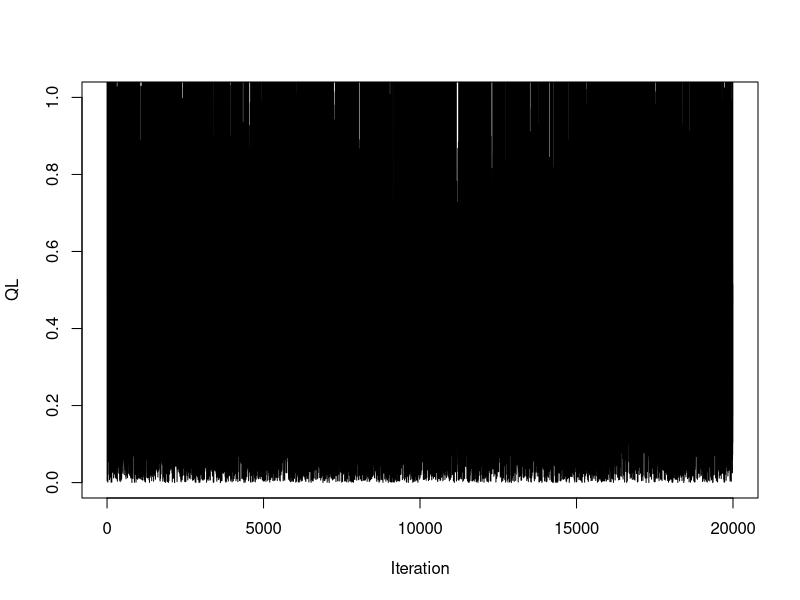
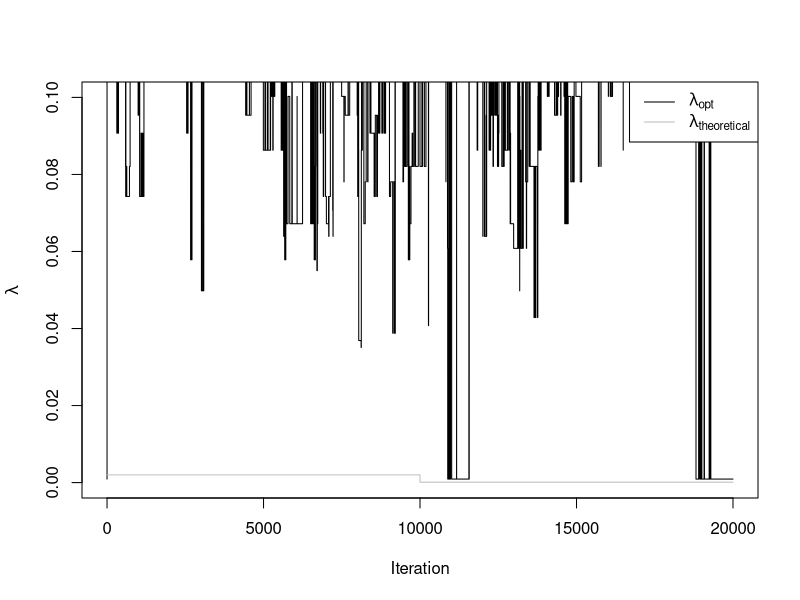
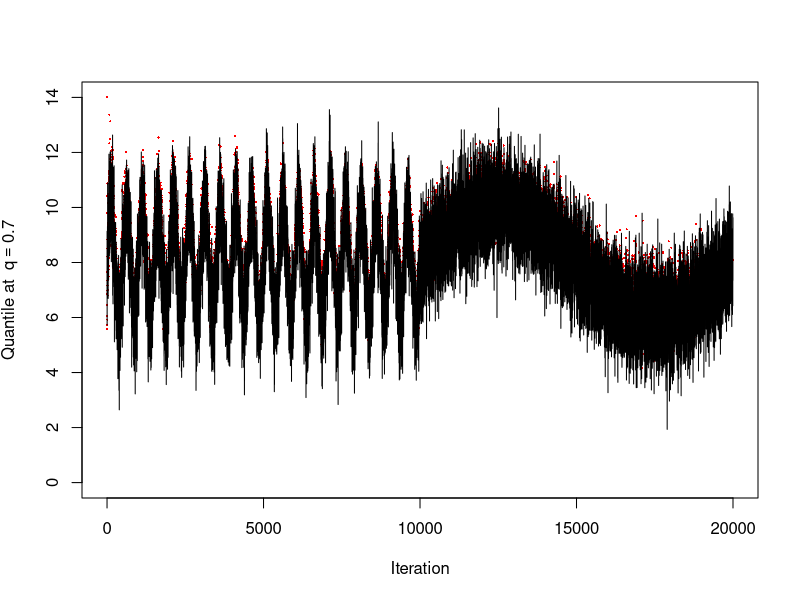

Recreate these plots in R, in order.
## ---- chunk 1
library (dplyr)
## ---- chunk 2
rm (list = ls())
set.seed (1234)
## ---- chunk 3
D1 <- function (q_prob, q_hat) {
    return(q_prob * q_hat)
}
D2 <- function (q_prob, q_hat) {
    return((1 - q_prob) * q_hat)
}

# Incremental Algorithm (returns next iteration quantile estimates for each lambda_vec value)
DUMIQE <- function (t, x_obs, q_hat_t, lambda_vec, q_prob) {
    if (t == 0) { # Initialization step 
    Q_min <- 14 # I'm choosing a different value until it converges...
    return (rep (Q_min, times = length(lambda_vec))) # L was still not defined
    } else {
        return(ifelse (
            x_obs[t + 1] >= q_hat_t,                    # Logical vector
            # RECALL: between 2 vectors * performs element-wise multiplication 
            q_hat_t + lambda_vec * D1(q_prob, q_hat_t), # If TRUE
            q_hat_t - lambda_vec * D2(q_prob, q_hat_t)  # If FALSE
        )) 
    }
}
## ---- chunk 4
QL <- function (t, x_obs, q_hat_t, q_prob) {
    return(ifelse(
        x_obs[t + 1] >= q_hat_t,               # Logical vector
        (1-q_prob) * (x_obs[t + 1] - q_hat_t), # If TRUE
        q_prob * (q_hat_t - x_obs[t + 1])      # If FALSE
    ))
}
## ---- chunk 5
tau1  <- 500
tau2  <- 10^4
T     <- 10^4
tau_n <- function (t) {
    return(tau1 * as.integer(t < T) + tau2 * as.integer(t >= T & t < 2*T))
}
iter <- 0:(2*T - 1)

# Normally distributed data stream
miu    <- 8
b      <- 2
sigma  <- 1
t      <- iter
mean_t <- miu + b * sin(2 * pi * t / tau_n(t))
normal_stream <- rnorm(
    n = 2*T,
    mean = mean_t,
    sd = sigma
)
## ---- chunk 6
q_fig2 <- 0.7
## ---- chunk 7
possible_lambdas <- exp(seq (from = -7, to = 0, by = 0.05))
L <- length(possible_lambdas) # number of estimates per iteration 

gamma_Oracle <- 1 - (0.01)^(1/1000) # 0.005 
## ---- chunk 8
q_hat   <- matrix(0, nrow = 2*T, ncol = L)
QL_hat  <- matrix(0, nrow = 2*T, ncol = L)
EQL_hat <- matrix(0, nrow = 2*T, ncol = L)

oracle_lambdas         <- numeric(2*T)
oracle_quantiles       <- numeric(2*T)
oracle_QL              <- numeric(2*T)

for (t in iter) {
    # Quantiles estimates on iteration t for each value in possible_lambdas 
    q_hat[t + 1, ] <- DUMIQE(
        t, 
        normal_stream, 
        q_hat[max(t,1), ], # max is due to the initialization step
        possible_lambdas,
        q_fig2
    )

    QL_hat[t + 1, ] <- QL(t, normal_stream, q_hat[t + 1, ], q_fig2)

    # Expected Quantile Loss (EQL) function on iteration t. It is based on the exponentially weighted moving average.
    # It was previously defined as a function, but the node stack overflow error was thrown given it was defined recursively (so, e.g., it was evaluating all the previous steps creating very deep stack call)
    if (t == 0) {
        EQL_hat[t + 1, ] <- QL_hat[t + 1, ] # Initialization
    } else {
        EQL_hat[t + 1, ] <-
            (1 - gamma_Oracle) * EQL_hat[t, ] +
            gamma_Oracle * QL_hat[t + 1, ]
    }

    index <- which.min(EQL_hat[t + 1, ])
    # The Oracle approach stores the lambda value with the minimum estimated EQL
    oracle_lambdas [t + 1]  <- possible_lambdas[index]
    oracle_quantiles[t + 1] <- q_hat[t + 1, index]
    oracle_QL [t + 1]       <- QL_hat[t + 1, index]
}
## ---- chunk 9
plot(
    x = iter,
    y = oracle_QL,
    type = "l", # Line Plot
    ylim = c(0,1),
    xlab = "Iteration",
    ylab = "QL"
)
## ---- chunk 10
plot(
    x = iter,
    y = oracle_lambdas,
    type = "l", # Line Plot
    ylim = c(0,0.10),
    xlab = "Iteration",
    ylab = expression(lambda)
)

# Como calcular estes theoretically optimal values? Compute horizontal lines, is that it, or?
# they are related with how the stream is generated: 1/tau1 and 1/tau2? or something related with the average mean between those times?
theoretical_lambdas <- c(rep(1/tau1, times = T), rep(1/tau2, times = T))

lines(
    x = iter,
    y = theoretical_lambdas,
    col = "grey", # Light Grey (or Gray?)
    lty = 1 # Should be the same line type as the other (only the colour should change)
)

legend(
    "topright",
    legend = c(expression(lambda[opt]), expression(lambda[theoretical])),
    col = c("black", "grey"),
    lty = c(1, 1)#,
    #cex = 1.5
)
## ---- chunk 11
plot(
    x = iter,
    y = oracle_quantiles, # Estimated Quantiles...
    type = "p", # Points Plot
    pch = 16, cex = 0.3,
    col = "red",  
    ylim = c(0,14),
    xlab = "Iteration",
    ylab = expression("Quantile at " ~ q == 0.7)
)

lines(
    x = iter,
    y = normal_stream,
    col = "black",
    lwd = 1
)
## ---- chunk 12
# Chi-squared distributed data stream (to be used only for Fig. 3 => perhaps I'll need to redefine this... and tau_n function, eventually... with (N %% t) instead of t?) 
#v <- 6
#for (t in iter) {
#    df_t <- v + b * sin(2 * pi * t / tau_n(t))
#    chisq_stream[t + 1] <- rchisq(1, df = df_t)
#}
## ---- chunk 13
# Definir melhor isto! The arguments
#MSE <- function (observations, estimates) {
#    return (mean((estimates - observations)^2))
#}
## ---- chunk 14
# Theoretical time-varying quantile, Figure 2
#q_true_fig2 <- mean_t + sigma * qnorm(q_fig2)

#MSE <- function(true_quantiles, estimates) {
#  mean((estimates - true_quantiles)^2)
#}

#mse_oracle <- MSE(q_true_fig2, oracle_quantiles)

#mse_oracle
## ---- chunk 15
# HIL (High, Intermediate, Low) Approach
# Wrong value for M

#U <- runif (, min = 0, max = 1000) # how many should I generate?
#M <- 10^3 + U # number of iterations before an update of the update size tuning parameter, lambda
#gamma_HIL <- 1 - (0.01)^(1/M)
#a <- 1.5

    # L should be 3 for the HIL approach
